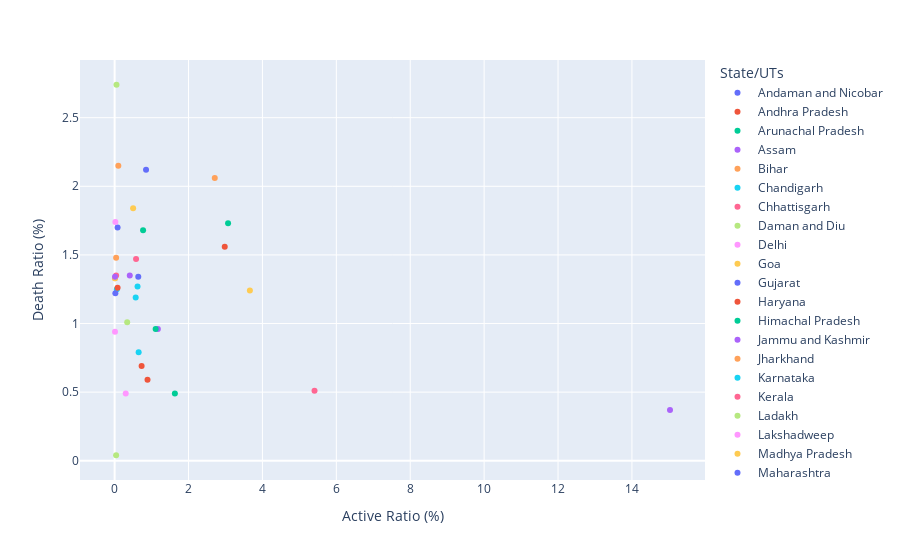

The notebook cell saved with this chart:
### Code cell
px.scatter(da, x='Active Ratio (%)',y='Death Ratio (%)', color=da['State/UTs'])

### Figure 1 — Plotly figure (JSON) as saved in the notebook; plotly's stock layout.template omitted (floating-point values rounded to 4 significant figures)
{"data": [{"hovertemplate": "State/UTs=Andaman and Nicobar<br>Active Ratio (%)=%{x}<br>Death Ratio (%)=%{y}<extra></extra>", "legendgroup": "Andaman and Nicobar", "marker": {"color": "#636efa", "symbol": "circle"}, "mode": "markers", "name": "Andaman and Nicobar", "orientation": "v", "showlegend": true, "type": "scatter", "x": [0.08], "xaxis": "x", "y": [1.7], "yaxis": "y"}, {"hovertemplate": "State/UTs=Andhra Pradesh<br>Active Ratio (%)=%{x}<br>Death Ratio (%)=%{y}<extra></extra>", "legendgroup": "Andhra Pradesh", "marker": {"color": "#EF553B", "symbol": "circle"}, "mode": "markers", "name": "Andhra Pradesh", "orientation": "v", "showlegend": true, "type": "scatter", "x": [0.73], "xaxis": "x", "y": [0.69], "yaxis": "y"}, {"hovertemplate": "State/UTs=Arunachal Pradesh<br>Active Ratio (%)=%{x}<br>Death Ratio (%)=%{y}<extra></extra>", "legendgroup": "Arunachal Pradesh", "marker": {"color": "#00cc96", "symbol": "circle"}, "mode": "markers", "name": "Arunachal Pradesh", "orientation": "v", "showlegend": true, "type": "scatter", "x": [1.63], "xaxis": "x", "y": [0.49], "yaxis": "y"}, {"hovertemplate": "State/UTs=Assam<br>Active Ratio (%)=%{x}<br>Death Ratio (%)=%{y}<extra></extra>", "legendgroup": "Assam", "marker": {"color": "#ab63fa", "symbol": "circle"}, "mode": "markers", "name": "Assam", "orientation": "v", "showlegend": true, "type": "scatter", "x": [1.17], "xaxis": "x", "y": [0.96], "yaxis": "y"}, {"hovertemplate": "State/UTs=Bihar<br>Active Ratio (%)=%{x}<br>Death Ratio (%)=%{y}<extra></extra>", "legendgroup": "Bihar", "marker": {"color": "#FFA15A", "symbol": "circle"}, "mode": "markers", "name": "Bihar", "orientation": "v", "showlegend": true, "type": "scatter", "x": [0.01], "xaxis": "x", "y": [1.33], "yaxis": "y"}, {"hovertemplate": "State/UTs=Chandigarh<br>Active Ratio (%)=%{x}<br>Death Ratio (%)=%{y}<extra></extra>", "legendgroup": "Chandigarh", "marker": {"color": "#19d3f3", "symbol": "circle"}, "mode": "markers", "name": "Chandigarh", "orientation": "v", "showlegend": true, "type": "scatter", "x": [0.06], "xaxis": "x", "y": [1.25], "yaxis": "y"}, {"hovertemplate": "State/UTs=Chhattisgarh<br>Active Ratio (%)=%{x}<br>Death Ratio (%)=%{y}<extra></extra>", "legendgroup": "Chhattisgarh", "marker": {"color": "#FF6692", "symbol": "circle"}, "mode": "markers", "name": "Chhattisgarh", "orientation": "v", "showlegend": true, "type": "scatter", "x": [0.04], "xaxis": "x", "y": [1.35], "yaxis": "y"}, {"hovertemplate": "State/UTs=Daman and Diu<br>Active Ratio (%)=%{x}<br>Death Ratio (%)=%{y}<extra></extra>", "legendgroup": "Daman and Diu", "marker": {"color": "#B6E880", "symbol": "circle"}, "mode": "markers", "name": "Daman and Diu", "orientation": "v", "showlegend": true, "type": "scatter", "x": [0.04], "xaxis": "x", "y": [0.04], "yaxis": "y"}, {"hovertemplate": "State/UTs=Delhi<br>Active Ratio (%)=%{x}<br>Death Ratio (%)=%{y}<extra></extra>", "legendgroup": "Delhi", "marker": {"color": "#FF97FF", "symbol": "circle"}, "mode": "markers", "name": "Delhi", "orientation": "v", "showlegend": true, "type": "scatter", "x": [0.02], "xaxis": "x", "y": [1.74], "yaxis": "y"}, {"hovertemplate": "State/UTs=Goa<br>Active Ratio (%)=%{x}<br>Death Ratio (%)=%{y}<extra></extra>", "legendgroup": "Goa", "marker": {"color": "#FECB52", "symbol": "circle"}, "mode": "markers", "name": "Goa", "orientation": "v", "showlegend": true, "type": "scatter", "x": [0.5], "xaxis": "x", "y": [1.84], "yaxis": "y"}, {"hovertemplate": "State/UTs=Gujarat<br>Active Ratio (%)=%{x}<br>Death Ratio (%)=%{y}<extra></extra>", "legendgroup": "Gujarat", "marker": {"color": "#636efa", "symbol": "circle"}, "mode": "markers", "name": "Gujarat", "orientation": "v", "showlegend": true, "type": "scatter", "x": [0.02], "xaxis": "x", "y": [1.22], "yaxis": "y"}, {"hovertemplate": "State/UTs=Haryana<br>Active Ratio (%)=%{x}<br>Death Ratio (%)=%{y}<extra></extra>", "legendgroup": "Haryana", "marker": {"color": "#EF553B", "symbol": "circle"}, "mode": "markers", "name": "Haryana", "orientation": "v", "showlegend": true, "type": "scatter", "x": [0.08], "xaxis": "x", "y": [1.26], "yaxis": "y"}, {"hovertemplate": "State/UTs=Himachal Pradesh<br>Active Ratio (%)=%{x}<br>Death Ratio (%)=%{y}<extra></extra>", "legendgroup": "Himachal Pradesh", "marker": {"color": "#00cc96", "symbol": "circle"}, "mode": "markers", "name": "Himachal Pradesh", "orientation": "v", "showlegend": true, "type": "scatter", "x": [0.77], "xaxis": "x", "y": [1.68], "yaxis": "y"}, {"hovertemplate": "State/UTs=Jammu and Kashmir<br>Active Ratio (%)=%{x}<br>Death Ratio (%)=%{y}<extra></extra>", "legendgroup": "Jammu and Kashmir", "marker": {"color": "#ab63fa", "symbol": "circle"}, "mode": "markers", "name": "Jammu and Kashmir", "orientation": "v", "showlegend": true, "type": "scatter", "x": [0.41], "xaxis": "x", "y": [1.35], "yaxis": "y"}, {"hovertemplate": "State/UTs=Jharkhand<br>Active Ratio (%)=%{x}<br>Death Ratio (%)=%{y}<extra></extra>", "legendgroup": "Jharkhand", "marker": {"color": "#FFA15A", "symbol": "circle"}, "mode": "markers", "name": "Jharkhand", "orientation": "v", "showlegend": true, "type": "scatter", "x": [0.04], "xaxis": "x", "y": [1.48], "yaxis": "y"}, {"hovertemplate": "State/UTs=Karnataka<br>Active Ratio (%)=%{x}<br>Death Ratio (%)=%{y}<extra></extra>", "legendgroup": "Karnataka", "marker": {"color": "#19d3f3", "symbol": "circle"}, "mode": "markers", "name": "Karnataka", "orientation": "v", "showlegend": true, "type": "scatter", "x": [0.62], "xaxis": "x", "y": [1.27], "yaxis": "y"}, {"hovertemplate": "State/UTs=Kerala<br>Active Ratio (%)=%{x}<br>Death Ratio (%)=%{y}<extra></extra>", "legendgroup": "Kerala", "marker": {"color": "#FF6692", "symbol": "circle"}, "mode": "markers", "name": "Kerala", "orientation": "v", "showlegend": true, "type": "scatter", "x": [5.41], "xaxis": "x", "y": [0.51], "yaxis": "y"}, {"hovertemplate": "State/UTs=Ladakh<br>Active Ratio (%)=%{x}<br>Death Ratio (%)=%{y}<extra></extra>", "legendgroup": "Ladakh", "marker": {"color": "#B6E880", "symbol": "circle"}, "mode": "markers", "name": "Ladakh", "orientation": "v", "showlegend": true, "type": "scatter", "x": [0.34], "xaxis": "x", "y": [1.01], "yaxis": "y"}, {"hovertemplate": "State/UTs=Lakshadweep<br>Active Ratio (%)=%{x}<br>Death Ratio (%)=%{y}<extra></extra>", "legendgroup": "Lakshadweep", "marker": {"color": "#FF97FF", "symbol": "circle"}, "mode": "markers", "name": "Lakshadweep", "orientation": "v", "showlegend": true, "type": "scatter", "x": [0.3], "xaxis": "x", "y": [0.49], "yaxis": "y"}, {"hovertemplate": "State/UTs=Madhya Pradesh<br>Active Ratio (%)=%{x}<br>Death Ratio (%)=%{y}<extra></extra>", "legendgroup": "Madhya Pradesh", "marker": {"color": "#FECB52", "symbol": "circle"}, "mode": "markers", "name": "Madhya Pradesh", "orientation": "v", "showlegend": true, "type": "scatter", "x": [0.01], "xaxis": "x", "y": [1.33], "yaxis": "y"}, {"hovertemplate": "State/UTs=Maharashtra<br>Active Ratio (%)=%{x}<br>Death Ratio (%)=%{y}<extra></extra>", "legendgroup": "Maharashtra", "marker": {"color": "#636efa", "symbol": "circle"}, "mode": "markers", "name": "Maharashtra", "orientation": "v", "showlegend": true, "type": "scatter", "x": [0.85], "xaxis": "x", "y": [2.12], "yaxis": "y"}, {"hovertemplate": "State/UTs=Manipur<br>Active Ratio (%)=%{x}<br>Death Ratio (%)=%{y}<extra></extra>", "legendgroup": "Manipur", "marker": {"color": "#EF553B", "symbol": "circle"}, "mode": "markers", "name": "Manipur", "orientation": "v", "showlegend": true, "type": "scatter", "x": [2.98], "xaxis": "x", "y": [1.56], "yaxis": "y"}, {"hovertemplate": "State/UTs=Meghalaya<br>Active Ratio (%)=%{x}<br>Death Ratio (%)=%{y}<extra></extra>", "legendgroup": "Meghalaya", "marker": {"color": "#00cc96", "symbol": "circle"}, "mode": "markers", "name": "Meghalaya", "orientation": "v", "showlegend": true, "type": "scatter", "x": [3.07], "xaxis": "x", "y": [1.73], "yaxis": "y"}, {"hovertemplate": "State/UTs=Mizoram<br>Active Ratio (%)=%{x}<br>Death Ratio (%)=%{y}<extra></extra>", "legendgroup": "Mizoram", "marker": {"color": "#ab63fa", "symbol": "circle"}, "mode": "markers", "name": "Mizoram", "orientation": "v", "showlegend": true, "type": "scatter", "x": [15.03], "xaxis": "x", "y": [0.37], "yaxis": "y"}, {"hovertemplate": "State/UTs=Nagaland<br>Active Ratio (%)=%{x}<br>Death Ratio (%)=%{y}<extra></extra>", "legendgroup": "Nagaland", "marker": {"color": "#FFA15A", "symbol": "circle"}, "mode": "markers", "name": "Nagaland", "orientation": "v", "showlegend": true, "type": "scatter", "x": [2.71], "xaxis": "x", "y": [2.06], "yaxis": "y"}, {"hovertemplate": "State/UTs=Odisha<br>Active Ratio (%)=%{x}<br>Death Ratio (%)=%{y}<extra></extra>", "legendgroup": "Odisha", "marker": {"color": "#19d3f3", "symbol": "circle"}, "mode": "markers", "name": "Odisha", "orientation": "v", "showlegend": true, "type": "scatter", "x": [0.65], "xaxis": "x", "y": [0.79], "yaxis": "y"}, {"hovertemplate": "State/UTs=Puducherry<br>Active Ratio (%)=%{x}<br>Death Ratio (%)=%{y}<extra></extra>", "legendgroup": "Puducherry", "marker": {"color": "#FF6692", "symbol": "circle"}, "mode": "markers", "name": "Puducherry", "orientation": "v", "showlegend": true, "type": "scatter", "x": [0.58], "xaxis": "x", "y": [1.47], "yaxis": "y"}, {"hovertemplate": "State/UTs=Punjab<br>Active Ratio (%)=%{x}<br>Death Ratio (%)=%{y}<extra></extra>", "legendgroup": "Punjab", "marker": {"color": "#B6E880", "symbol": "circle"}, "mode": "markers", "name": "Punjab", "orientation": "v", "showlegend": true, "type": "scatter", "x": [0.05], "xaxis": "x", "y": [2.74], "yaxis": "y"}, {"hovertemplate": "State/UTs=Rajasthan<br>Active Ratio (%)=%{x}<br>Death Ratio (%)=%{y}<extra></extra>", "legendgroup": "Rajasthan", "marker": {"color": "#FF97FF", "symbol": "circle"}, "mode": "markers", "name": "Rajasthan", "orientation": "v", "showlegend": true, "type": "scatter", "x": [0.01], "xaxis": "x", "y": [0.94], "yaxis": "y"}, {"hovertemplate": "State/UTs=Sikkim<br>Active Ratio (%)=%{x}<br>Death Ratio (%)=%{y}<extra></extra>", "legendgroup": "Sikkim", "marker": {"color": "#FECB52", "symbol": "circle"}, "mode": "markers", "name": "Sikkim", "orientation": "v", "showlegend": true, "type": "scatter", "x": [3.66], "xaxis": "x", "y": [1.24], "yaxis": "y"}, {"hovertemplate": "State/UTs=Tamil Nadu<br>Active Ratio (%)=%{x}<br>Death Ratio (%)=%{y}<extra></extra>", "legendgroup": "Tamil Nadu", "marker": {"color": "#636efa", "symbol": "circle"}, "mode": "markers", "name": "Tamil Nadu", "orientation": "v", "showlegend": true, "type": "scatter", "x": [0.64], "xaxis": "x", "y": [1.34], "yaxis": "y"}, {"hovertemplate": "State/UTs=Telengana<br>Active Ratio (%)=%{x}<br>Death Ratio (%)=%{y}<extra></extra>", "legendgroup": "Telengana", "marker": {"color": "#EF553B", "symbol": "circle"}, "mode": "markers", "name": "Telengana", "orientation": "v", "showlegend": true, "type": "scatter", "x": [0.89], "xaxis": "x", "y": [0.59], "yaxis": "y"}, {"hovertemplate": "State/UTs=Tripura<br>Active Ratio (%)=%{x}<br>Death Ratio (%)=%{y}<extra></extra>", "legendgroup": "Tripura", "marker": {"color": "#00cc96", "symbol": "circle"}, "mode": "markers", "name": "Tripura", "orientation": "v", "showlegend": true, "type": "scatter", "x": [1.11], "xaxis": "x", "y": [0.96], "yaxis": "y"}, {"hovertemplate": "State/UTs=Uttar Pradesh<br>Active Ratio (%)=%{x}<br>Death Ratio (%)=%{y}<extra></extra>", "legendgroup": "Uttar Pradesh", "marker": {"color": "#ab63fa", "symbol": "circle"}, "mode": "markers", "name": "Uttar Pradesh", "orientation": "v", "showlegend": true, "type": "scatter", "x": [0.01], "xaxis": "x", "y": [1.34], "yaxis": "y"}, {"hovertemplate": "State/UTs=Uttarakhand<br>Active Ratio (%)=%{x}<br>Death Ratio (%)=%{y}<extra></extra>", "legendgroup": "Uttarakhand", "marker": {"color": "#FFA15A", "symbol": "circle"}, "mode": "markers", "name": "Uttarakhand", "orientation": "v", "showlegend": true, "type": "scatter", "x": [0.1], "xaxis": "x", "y": [2.15], "yaxis": "y"}, {"hovertemplate": "State/UTs=West Bengal<br>Active Ratio (%)=%{x}<br>Death Ratio (%)=%{y}<extra></extra>", "legendgroup": "West Bengal", "marker": {"color": "#19d3f3", "symbol": "circle"}, "mode": "markers", "name": "West Bengal", "orientation": "v", "showlegend": true, "type": "scatter", "x": [0.57], "xaxis": "x", "y": [1.19], "yaxis": "y"}], "layout": {"legend": {"title": {"text": "State/UTs"}, "tracegroupgap": 0}, "margin": {"t": 60}, "xaxis": {"anchor": "y", "domain": [0, 1], "title": {"text": "Active Ratio (%)"}}, "yaxis": {"anchor": "x", "domain": [0, 1], "title": {"text": "Death Ratio (%)"}}}}
